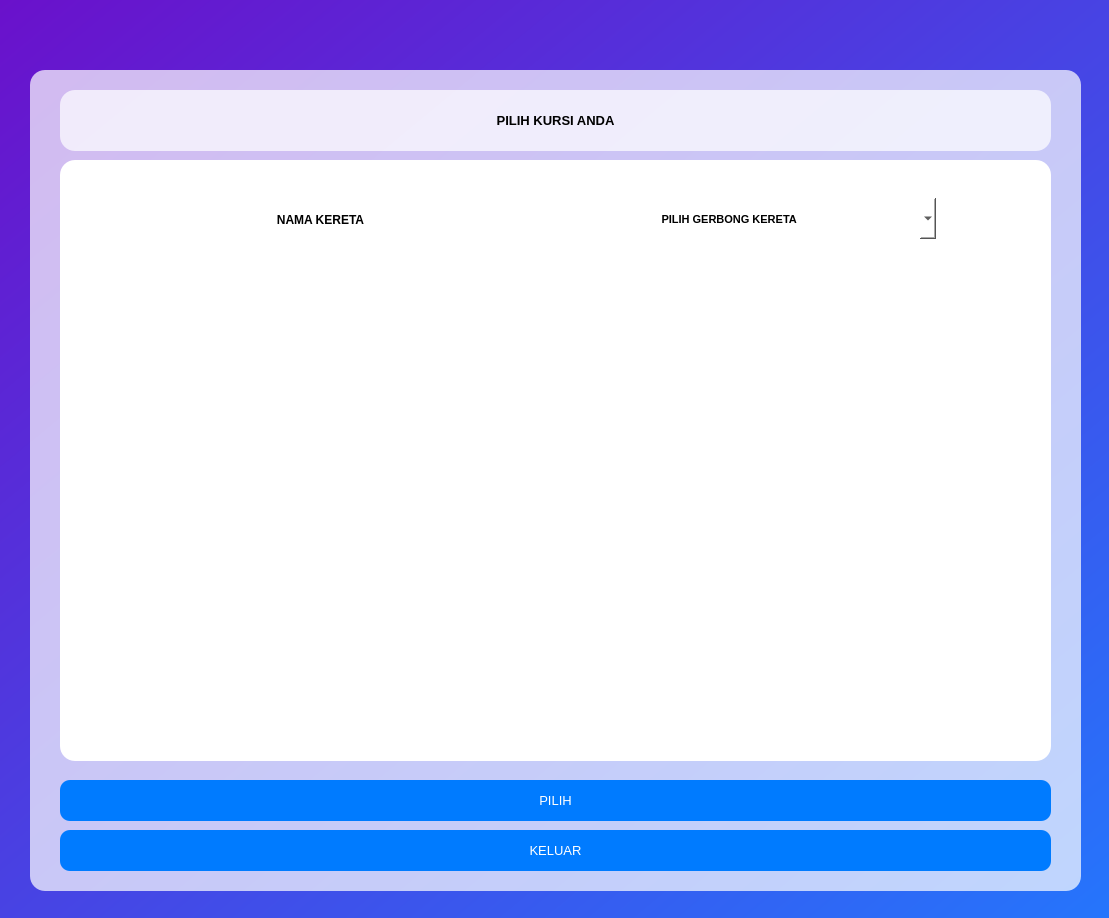
<?xml version="1.0" encoding="UTF-8"?>
<ui version="4.0">
 <class>kereta_ekonomi</class>
 <widget class="QDialog" name="kereta_ekonomi">
  <property name="geometry">
   <rect>
    <x>0</x>
    <y>0</y>
    <width>1109</width>
    <height>918</height>
   </rect>
  </property>
  <property name="windowTitle">
   <string>Dialog</string>
  </property>
  <property name="styleSheet">
   <string notr="true">background: qlineargradient(x1:0, y1:0, x2:1, y2:1, stop:0 #6a11cb, stop:1 #2575fc);
</string>
  </property>
  <widget class="QFrame" name="kereta_box">
   <property name="geometry">
    <rect>
     <x>30</x>
     <y>70</y>
     <width>1051</width>
     <height>821</height>
    </rect>
   </property>
   <property name="styleSheet">
    <string notr="true">background-color: rgba(255, 255, 255, 180); /* Transparansi */
border-radius: 15px; /* Membuat sudut melengkung */
</string>
   </property>
   <property name="frameShape">
    <enum>QFrame::StyledPanel</enum>
   </property>
   <property name="frameShadow">
    <enum>QFrame::Raised</enum>
   </property>
   <widget class="QWidget" name="kursi_kereta_box" native="true">
    <property name="geometry">
     <rect>
      <x>30</x>
      <y>90</y>
      <width>991</width>
      <height>601</height>
     </rect>
    </property>
    <property name="styleSheet">
     <string notr="true">background : white;</string>
    </property>
    <widget class="QScrollArea" name="scrollArea_kursi">
     <property name="geometry">
      <rect>
       <x>109</x>
       <y>110</y>
       <width>781</width>
       <height>651</height>
      </rect>
     </property>
     <property name="widgetResizable">
      <bool>true</bool>
     </property>
     <widget class="QWidget" name="scrollAreaWidgetContents_2">
      <property name="geometry">
       <rect>
        <x>0</x>
        <y>0</y>
        <width>781</width>
        <height>651</height>
       </rect>
      </property>
      <widget class="QWidget" name="widget_container_kursi" native="true">
       <property name="geometry">
        <rect>
         <x>120</x>
         <y>10</y>
         <width>111</width>
         <height>101</height>
        </rect>
       </property>
       <property name="sizePolicy">
        <sizepolicy hsizetype="Expanding" vsizetype="Expanding">
         <horstretch>0</horstretch>
         <verstretch>0</verstretch>
        </sizepolicy>
       </property>
       <layout class="QGridLayout" name="gridLayout_2">
        <item row="0" column="0">
         <layout class="QGridLayout" name="gridLayout"/>
        </item>
       </layout>
      </widget>
     </widget>
    </widget>
    <widget class="QFrame" name="frame_data_kereta">
     <property name="geometry">
      <rect>
       <x>110</x>
       <y>29</y>
       <width>781</width>
       <height>61</height>
      </rect>
     </property>
     <property name="frameShape">
      <enum>QFrame::StyledPanel</enum>
     </property>
     <property name="frameShadow">
      <enum>QFrame::Raised</enum>
     </property>
     <widget class="QPushButton" name="pilih_gerbong">
      <property name="geometry">
       <rect>
        <x>450</x>
        <y>10</y>
        <width>221</width>
        <height>41</height>
       </rect>
      </property>
      <property name="font">
       <font>
        <pointsize>8</pointsize>
        <weight>75</weight>
        <bold>true</bold>
        <underline>false</underline>
        <strikeout>false</strikeout>
       </font>
      </property>
      <property name="text">
       <string>PILIH GERBONG KERETA </string>
      </property>
     </widget>
     <widget class="QComboBox" name="comboBox">
      <property name="geometry">
       <rect>
        <x>675</x>
        <y>9</y>
        <width>91</width>
        <height>41</height>
       </rect>
      </property>
     </widget>
     <widget class="QLabel" name="nama_kereta">
      <property name="geometry">
       <rect>
        <x>20</x>
        <y>5</y>
        <width>261</width>
        <height>51</height>
       </rect>
      </property>
      <property name="font">
       <font>
        <weight>75</weight>
        <bold>true</bold>
       </font>
      </property>
      <property name="text">
       <string>NAMA KERETA</string>
      </property>
      <property name="alignment">
       <set>Qt::AlignCenter</set>
      </property>
     </widget>
    </widget>
   </widget>
   <widget class="QPushButton" name="button_keluar">
    <property name="geometry">
     <rect>
      <x>30</x>
      <y>760</y>
      <width>991</width>
      <height>41</height>
     </rect>
    </property>
    <property name="font">
     <font>
      <pointsize>10</pointsize>
     </font>
    </property>
    <property name="styleSheet">
     <string notr="true">QPushButton {
    background-color: #007BFF;
    color: white;
    border-radius: 10px;
    padding: 8px;
}
QPushButton:hover {
    background-color: #0056b3;
}
</string>
    </property>
    <property name="text">
     <string>KELUAR</string>
    </property>
   </widget>
   <widget class="QPushButton" name="button_pilihkursi">
    <property name="geometry">
     <rect>
      <x>30</x>
      <y>710</y>
      <width>991</width>
      <height>41</height>
     </rect>
    </property>
    <property name="font">
     <font>
      <pointsize>10</pointsize>
     </font>
    </property>
    <property name="styleSheet">
     <string notr="true">QPushButton {
    background-color: #007BFF;
    color: white;
    border-radius: 10px;
    padding: 8px;
}
QPushButton:hover {
    background-color: #0056b3;
}
</string>
    </property>
    <property name="text">
     <string>PILIH</string>
    </property>
   </widget>
   <widget class="QLabel" name="label_pilih_kursi">
    <property name="geometry">
     <rect>
      <x>30</x>
      <y>20</y>
      <width>991</width>
      <height>61</height>
     </rect>
    </property>
    <property name="font">
     <font>
      <pointsize>10</pointsize>
      <weight>75</weight>
      <bold>true</bold>
     </font>
    </property>
    <property name="text">
     <string>PILIH KURSI ANDA</string>
    </property>
    <property name="alignment">
     <set>Qt::AlignCenter</set>
    </property>
   </widget>
  </widget>
 </widget>
 <resources/>
 <connections/>
</ui>
